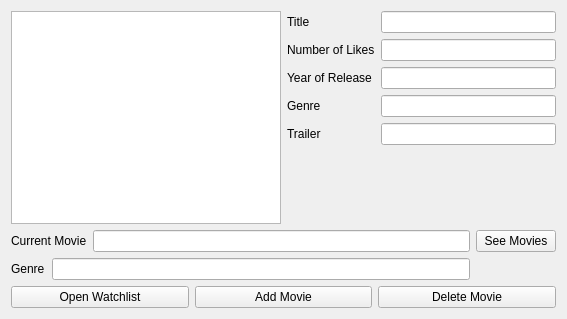
<?xml version="1.0" encoding="UTF-8"?>
<ui version="4.0">
 <class>User</class>
 <widget class="QWidget" name="User">
  <property name="geometry">
   <rect>
    <x>0</x>
    <y>0</y>
    <width>567</width>
    <height>319</height>
   </rect>
  </property>
  <property name="windowTitle">
   <string>User</string>
  </property>
  <layout class="QVBoxLayout" name="verticalLayout_2">
   <item>
    <layout class="QVBoxLayout" name="verticalLayout">
     <item>
      <layout class="QHBoxLayout" name="horizontalLayout">
       <item>
        <widget class="QListWidget" name="movieWatchList"/>
       </item>
       <item>
        <layout class="QFormLayout" name="formLayout">
         <item row="1" column="0">
          <widget class="QLabel" name="label">
           <property name="text">
            <string>Title</string>
           </property>
          </widget>
         </item>
         <item row="1" column="1">
          <widget class="QLineEdit" name="lineEdit"/>
         </item>
         <item row="2" column="0">
          <widget class="QLabel" name="label_3">
           <property name="text">
            <string>Number of Likes</string>
           </property>
          </widget>
         </item>
         <item row="2" column="1">
          <widget class="QLineEdit" name="lineEdit_2"/>
         </item>
         <item row="3" column="0">
          <widget class="QLabel" name="label_4">
           <property name="text">
            <string>Year of Release</string>
           </property>
          </widget>
         </item>
         <item row="3" column="1">
          <widget class="QLineEdit" name="lineEdit_3"/>
         </item>
         <item row="4" column="0">
          <widget class="QLabel" name="label_2">
           <property name="text">
            <string>Genre</string>
           </property>
          </widget>
         </item>
         <item row="4" column="1">
          <widget class="QLineEdit" name="lineEdit_4"/>
         </item>
         <item row="5" column="0">
          <widget class="QLabel" name="label_5">
           <property name="text">
            <string>Trailer</string>
           </property>
          </widget>
         </item>
         <item row="5" column="1">
          <widget class="QLineEdit" name="lineEdit_5"/>
         </item>
        </layout>
       </item>
      </layout>
     </item>
     <item>
      <layout class="QGridLayout" name="gridLayout">
       <item row="0" column="0" colspan="2">
        <widget class="QLabel" name="currentMovieLabel">
         <property name="text">
          <string>Current Movie</string>
         </property>
        </widget>
       </item>
       <item row="0" column="2">
        <widget class="QLineEdit" name="currentMovieLineEdit"/>
       </item>
       <item row="0" column="3">
        <widget class="QPushButton" name="nextButton">
         <property name="text">
          <string>See Movies</string>
         </property>
        </widget>
       </item>
       <item row="1" column="0">
        <widget class="QLabel" name="genreLabel">
         <property name="text">
          <string>Genre</string>
         </property>
        </widget>
       </item>
       <item row="1" column="1" colspan="2">
        <widget class="QLineEdit" name="genreLineEdit"/>
       </item>
      </layout>
     </item>
     <item>
      <layout class="QHBoxLayout" name="horizontalLayout_2">
       <item>
        <widget class="QPushButton" name="openButton">
         <property name="text">
          <string>Open Watchlist</string>
         </property>
        </widget>
       </item>
       <item>
        <widget class="QPushButton" name="addMovieButton">
         <property name="text">
          <string>Add Movie</string>
         </property>
        </widget>
       </item>
       <item>
        <widget class="QPushButton" name="deleteMovieButton">
         <property name="text">
          <string>Delete Movie</string>
         </property>
        </widget>
       </item>
      </layout>
     </item>
    </layout>
   </item>
  </layout>
 </widget>
 <resources/>
 <connections>
  <connection>
   <sender>nextButton</sender>
   <signal>clicked()</signal>
   <receiver>User</receiver>
   <slot>showDatabase()</slot>
   <hints>
    <hint type="sourcelabel">
     <x>558</x>
     <y>258</y>
    </hint>
    <hint type="destinationlabel">
     <x>492</x>
     <y>230</y>
    </hint>
   </hints>
  </connection>
  <connection>
   <sender>genreLineEdit</sender>
   <signal>textChanged(QString)</signal>
   <receiver>User</receiver>
   <slot>resetCount()</slot>
   <hints>
    <hint type="sourcelabel">
     <x>349</x>
     <y>286</y>
    </hint>
    <hint type="destinationlabel">
     <x>493</x>
     <y>258</y>
    </hint>
   </hints>
  </connection>
  <connection>
   <sender>addMovieButton</sender>
   <signal>clicked()</signal>
   <receiver>User</receiver>
   <slot>addToWatchList()</slot>
   <hints>
    <hint type="sourcelabel">
     <x>373</x>
     <y>310</y>
    </hint>
    <hint type="destinationlabel">
     <x>2</x>
     <y>244</y>
    </hint>
   </hints>
  </connection>
  <connection>
   <sender>deleteMovieButton</sender>
   <signal>clicked()</signal>
   <receiver>User</receiver>
   <slot>deleteFromWatchList()</slot>
   <hints>
    <hint type="sourcelabel">
     <x>558</x>
     <y>310</y>
    </hint>
    <hint type="destinationlabel">
     <x>4</x>
     <y>206</y>
    </hint>
   </hints>
  </connection>
  <connection>
   <sender>openButton</sender>
   <signal>clicked()</signal>
   <receiver>User</receiver>
   <slot>openWatchList()</slot>
   <hints>
    <hint type="sourcelabel">
     <x>68</x>
     <y>310</y>
    </hint>
    <hint type="destinationlabel">
     <x>296</x>
     <y>-12</y>
    </hint>
   </hints>
  </connection>
  <connection>
   <sender>movieWatchList</sender>
   <signal>clicked(QModelIndex)</signal>
   <receiver>User</receiver>
   <slot>showMovie()</slot>
   <hints>
    <hint type="sourcelabel">
     <x>174</x>
     <y>110</y>
    </hint>
    <hint type="destinationlabel">
     <x>3</x>
     <y>92</y>
    </hint>
   </hints>
  </connection>
 </connections>
 <slots>
  <slot>showDatabase()</slot>
  <slot>resetCount()</slot>
  <slot>addToWatchList()</slot>
  <slot>showMovie()</slot>
  <slot>deleteFromWatchList()</slot>
  <slot>openWatchList()</slot>
 </slots>
</ui>
